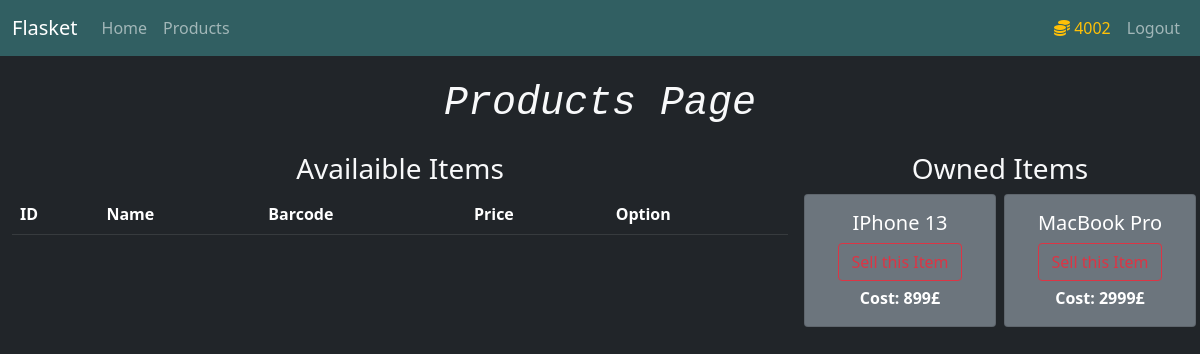
/products (signed in), run on the app's committed database.
### market/models.py (models this page shows, shortened)
class User(db.Model, UserMixin):
    id = db.Column(db.Integer(), primary_key=True)
    username = db.Column(db.String(length=30), unique=True, nullable=False)
    email = db.Column(db.String(length=40), unique=True, nullable=False)
    password = db.Column(db.String(), nullable=False)
    budget = db.Column(db.Integer(), nullable=False, default=100)
    items = db.relationship('Item', backref='owned_user', lazy=True)
    @property
    def password_hash(self):
        return self.password_hash

class Item(db.Model):
    id = db.Column(db.Integer(), primary_key=True)
    name = db.Column(db.String(length=20), nullable=False, unique=True)
    price = db.Column(db.Integer(), nullable=False)
    barcode = db.Column(db.String(length=12), nullable=False, unique=True)
    description = db.Column(db.String(length=500), nullable=False, unique=True)
    owner = db.Column(db.Integer(), db.ForeignKey('user.id'))

### market/routes.py (the view, shortened to what this page needs)
@app.route('/products', methods=['GET', 'POST'])
@login_required
def products_page():
    items = Item.query.all()
    purchase_form = PurchaseForm()
    selling_form = SellForm()
    if request.method == "GET":
        items = Item.query.filter_by(owner=None)
        owned_items = Item.query.filter_by(owner=current_user.id)
        return render_template('products.html', items=items, owned_items=owned_items, purchase_form=purchase_form, selling_form=selling_form)

### market/models.py (called while the page is built)
@login_manager.user_loader
def load_user(user_id):
    return User.query.get(int(user_id))

### market/templates/products.html (shortened to what this page needs)
{% extends 'base.html' %}
{% block content %}
<h1 class="text-center fst-italic font-monospace mt-4 mb-4">Products Page</h1>
<div class="container-fluid">
    <div class="row">
        <div class="col-8">
            <h3 class="text-center">Availaible Items</h3>
            <table class="table table-hover table-dark table-striped">
                <thead>
                    <tr>
                        <th scope="col">ID</th>
                        <th scope="col">Name</th>
                        <th scope="col">Barcode</th>
                        <th scope="col">Price</th>
                        <th scope="col">Option</th>
                    </tr>
                </thead>
            </table>
        </div>
        <div class="col-4">
            <h3 class="text-center">Owned Items</h3>
            <div class="row">
                {% for item in owned_items %}
                <div
                    style="max-width: 12rem"
                    class="mx-auto card text-center text-white mb-3 bg-secondary"
                >
                    <div class="card-body">
                        <h5 class="card-title">{{ item.name }}</h5>
                        <button
                            type="button"
                            class="btn btn-outline-danger"
                            style="margin-bottom: 5px"
                            data-toggle="modal"
                            data-target="#product-{{ item.id }}-sell"
                        >
                        </button>
                        <p class="card-text">
                            <strong>Cost: {{ item.price }}£</strong>
                        </p>
                    </div>
                </div>
                {% endfor %}
            </div>
        </div>
    </div>
</div>
{% endblock %}

### market/templates/base.html (shortened to what this page needs)
<!DOCTYPE html>
<html lang="en">
    <head>
        <link
            href="https://cdn.jsdelivr.net/npm/bootstrap@5.1.3/dist/css/bootstrap.min.css"
            rel="stylesheet"
        />
    </head>
    <body class="bg-dark text-light">
        <nav
            class="navbar navbar-expand-md navbar-dark"
            style="background-color: #315f62"
        >
            <div class="container-fluid">
                <a class="navbar-brand" href="#">Flasket</a>
                <div class="collapse navbar-collapse" id="navbarNav">
                    <ul class="navbar-nav me-auto">
                        <li class="nav-item">
                            <a
                                class="nav-link"
                                href="{{ url_for('home_page') }}"
                            >
                                Home
                            </a>
                        </li>
                        <li class="nav-item">
                            <a
                                class="nav-link"
                                href="{{ url_for('products_page') }}"
                                >Products
                            </a>
                        </li>
                    </ul>
                    {% if current_user.is_authenticated %}
                    <ul class="navbar-nav">
                        <li class="nav-item">
                            <a class="nav-link text-warning" href="">
                                <i class="fas fa-coins"></i>
                                {{ current_user.budget }}
                            </a>
                        </li>
                        <li class="nav-item">
                            <a
                                class="nav-link"
                                href="{{ url_for('logout_page') }}"
                                >Logout</a
                            >
                        </li>
                    </ul>
                    {% endif %}
                </div>
            </div>
        </nav>
        {% block content %} {% endblock %}
    </body>
</html>

### data on the page
User: budget "4002"
Item: name "IPhone 13", price "899"
Item: name "MacBook Pro", price "2999"
